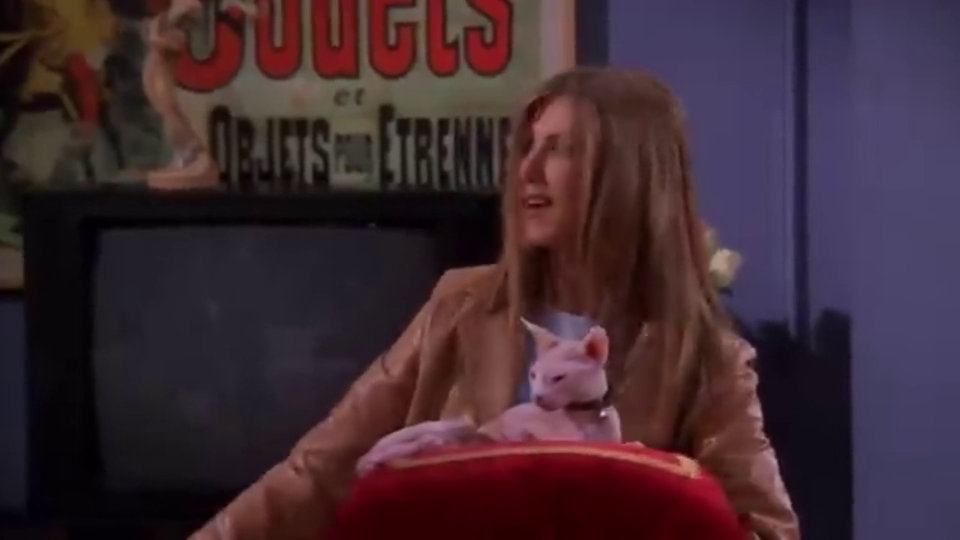
#> input picture frame 35 of COMS_5750/HW5/part2/video2.mp4, 1920 x 1080 px, given in place of 1.mp4, which was not available (shown at 1/2 size)
$ python p7.py
#> lines starting #> are read from the running program, lines starting #| are printed output that depends on the picture; after the words box and inside, x2 and y2 are one past the last pixel; in counts of white or black regions, pixels touching at a corner belong together; pictures that were not available may be replaced by others from this repository, and a replacement may not be noted
import cv2
import numpy as np
import random
import os

random.seed(42)

# Hardcoded source hues for each Tetris piece color
SOURCE_HUES = [
    5,    # Red
    15,   # Orange
    30,   # Yellow
    60,   # Green
    90,   # Cyan
    120,  # Blue
    150,  # Magenta
]

SAT_THRESHOLD = 60
HUE_MATCH_TOL = 12

def hue_dist(a, b):
    """Circular hue distance (0-180 scale)."""
    d = abs(a - b)
    return min(d, 180 - d)

MIN_DIST_FROM_SRC     = 30
MIN_DIST_FROM_TARGETS = 15

chosen_targets = []
TARGET_HUES = []

for src in SOURCE_HUES:
    for _ in range(100000):
        candidate = random.uniform(0, 180)
        far_from_src     = hue_dist(candidate, src) > MIN_DIST_FROM_SRC
        far_from_targets = all(hue_dist(candidate, t) > MIN_DIST_FROM_TARGETS
                               for t in chosen_targets)
        if far_from_src and far_from_targets:
            TARGET_HUES.append(candidate)
            chosen_targets.append(candidate)
            break

MAPPING = list(zip(SOURCE_HUES, TARGET_HUES))
print("Color mapping (source hue → target hue):")
for src, tgt in MAPPING:
    print(f"  {round(src):>3} → {round(tgt):>3}")
#> in process_video, frame is the input picture: shape (1080, 1920, 3); mean B, G, R 50.6, 42, 63.2

def remap_frame(frame):
    hsv = cv2.cvtColor(frame, cv2.COLOR_BGR2HSV).astype(np.float32)
    h, s, v = hsv[:, :, 0], hsv[:, :, 1], hsv[:, :, 2]
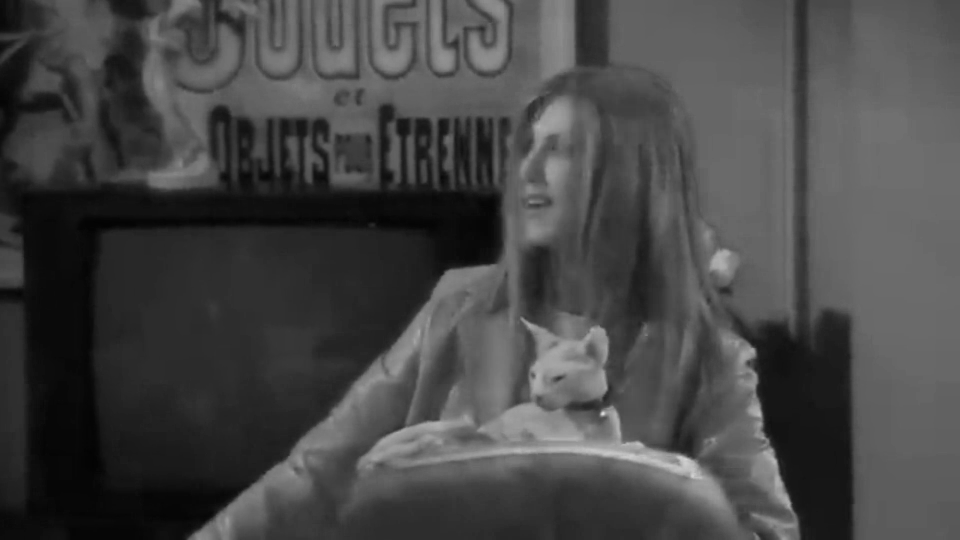
#> v: shape (1080, 1920) float32 (shown at 1/2 size); min 2, max 224, mean 70.5

    saturated = s > SAT_THRESHOLD
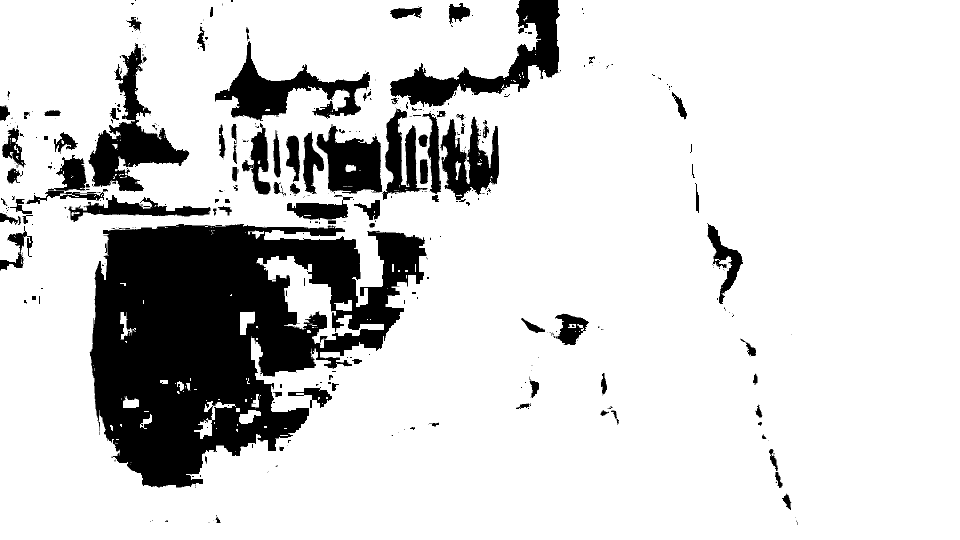
#> saturated: shape (1080, 1920) bool (shown at 1/2 size); 83.4% white; 440 black regions (312 under 20 px), largest, box (x1, y1, x2, y2) and area: (179, 448, 853, 975) 206640, (780, 0, 1120, 214) 20559, (177, 86, 379, 384) 18558
    new_h = h.copy()

    for src_hue, tgt_hue in MAPPING:
        diff = np.abs(h - src_hue)
        dist = np.minimum(diff, 180 - diff)
        match = saturated & (dist < HUE_MATCH_TOL)
        new_h[match] = tgt_hue
#> this loop made 7 passes
#> pass 1, in remap_frame, `dist = np.minimum(diff, 180 - diff)`:
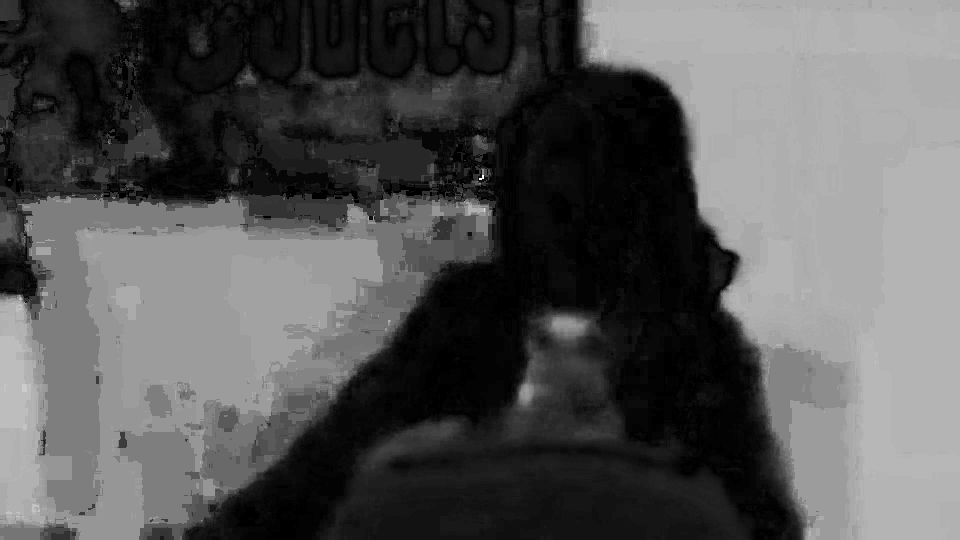
#> dist: shape (1080, 1920) float32 (shown at 1/2 size); min 0, max 85, mean 28.4; drawn with min black and max white
#> after the loop:
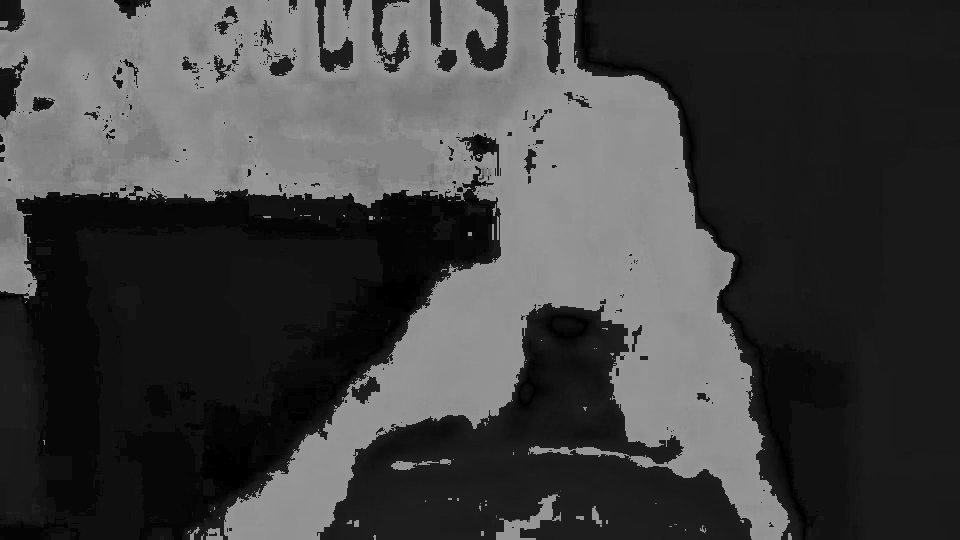
#> diff: shape (1080, 1920) float32 (shown at 1/2 size); min 0, max 150, mean 65.2
#> after the loop:
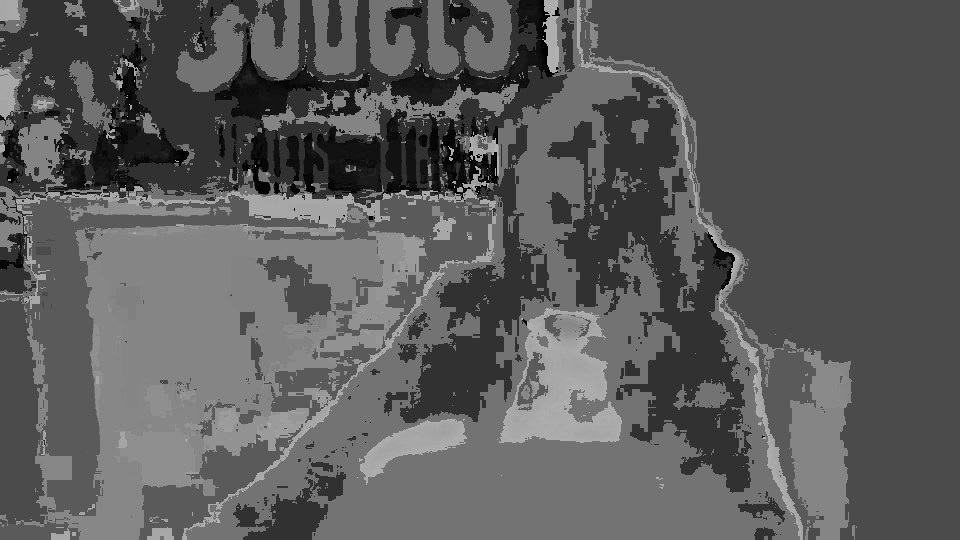
#> new_h: shape (1080, 1920) float32 (shown at 1/2 size); min 0, max 179, mean 92

    out_hsv = np.stack([new_h, s, v], axis=2).astype(np.uint8)
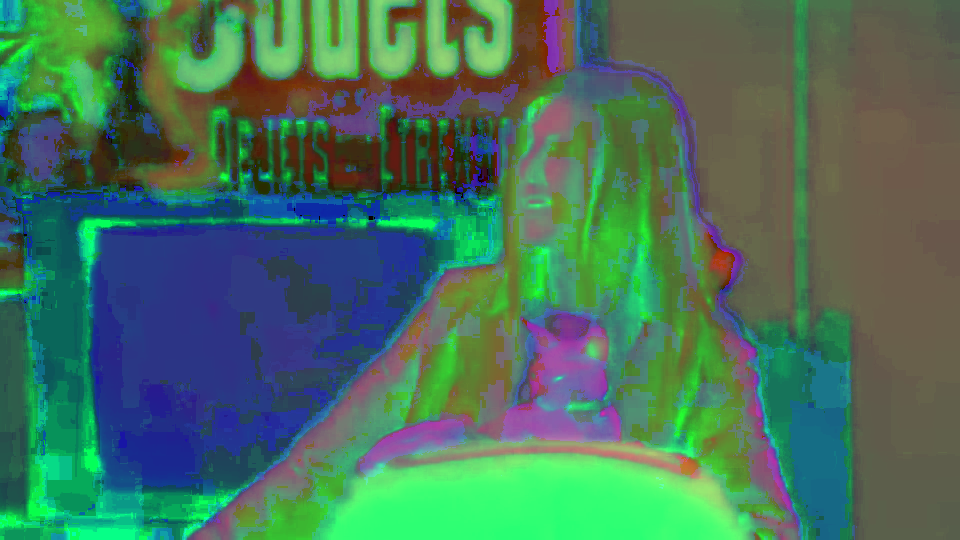
#> out_hsv: shape (1080, 1920, 3) (shown at 1/2 size); mean of channels 0, 1, 2 91.5, 113.7, 70.5; drawn as B, G, R
    return cv2.cvtColor(out_hsv, cv2.COLOR_HSV2BGR)
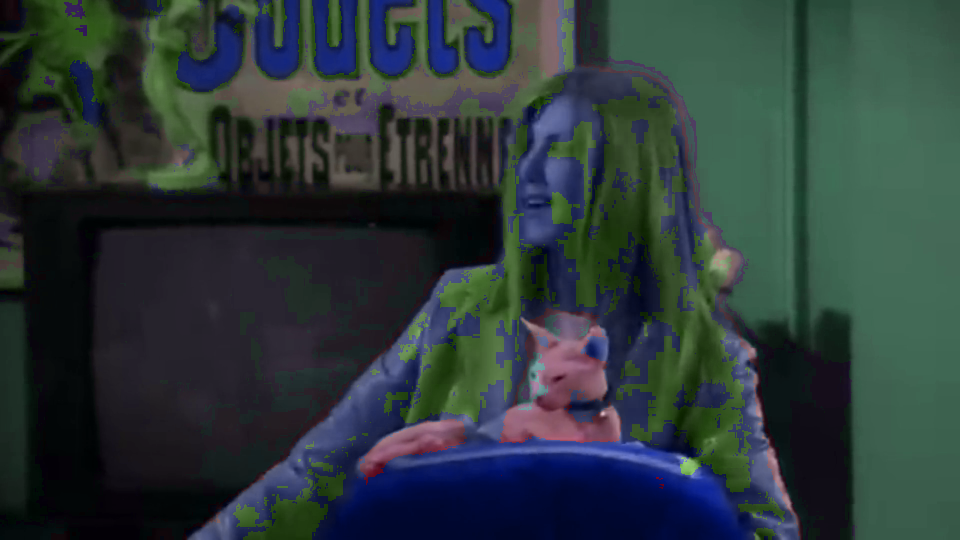
#> returned value: shape (1080, 1920, 3) (shown at 1/2 size); mean B, G, R 57.7, 57.1, 44.3

def process_video(input_path, output_path):
    cap = cv2.VideoCapture(input_path)
    if not cap.isOpened():
        print(f'  Error: cannot open {input_path}')
        return

    fps    = cap.get(cv2.CAP_PROP_FPS)
    width  = int(cap.get(cv2.CAP_PROP_FRAME_WIDTH))
    height = int(cap.get(cv2.CAP_PROP_FRAME_HEIGHT))

    fourcc = cv2.VideoWriter_fourcc(*'avc1')
    writer = cv2.VideoWriter(output_path, fourcc, fps, (width, height))

    while True:
        ret, frame = cap.read()
        if not ret:
            break
        writer.write(remap_frame(frame))

    cap.release()
    writer.release()
    print(f'  Saved: {output_path}')

if __name__ == '__main__':
    script_dir = os.path.dirname(__file__)
    for vid_num in [1, 2]:
        in_path  = os.path.join(script_dir, '..', '..', 'images', 'p7', 'in',  f'{vid_num}.mp4')
        out_path = os.path.join(script_dir, '..', '..', 'images', 'p7', 'out', f'{vid_num}.mp4')
        print(f'\nProcessing video {vid_num}...')
        process_video(in_path, out_path)
    print('\nVideo Processing Completed.')
